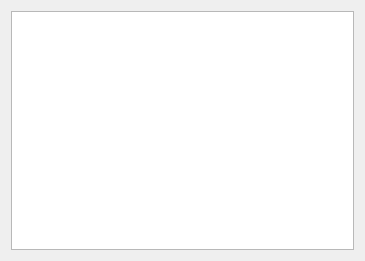
<?xml version="1.0" encoding="UTF-8"?>
<ui version="4.0">
 <class>MainWindow</class>
 <widget class="QMainWindow" name="MainWindow">
  <property name="geometry">
   <rect>
    <x>0</x>
    <y>0</y>
    <width>365</width>
    <height>261</height>
   </rect>
  </property>
  <property name="windowTitle">
   <string>Tree Model Test</string>
  </property>
  <widget class="QWidget" name="centralWidget">
   <layout class="QGridLayout" name="gridLayout">
    <item row="0" column="0">
     <widget class="TreeViewWidget" name="treeView">
      <property name="editTriggers">
       <set>QAbstractItemView::EditKeyPressed|QAbstractItemView::SelectedClicked</set>
      </property>
      <property name="alternatingRowColors">
       <bool>true</bool>
      </property>
     </widget>
    </item>
   </layout>
  </widget>
 </widget>
 <layoutdefault spacing="6" margin="11"/>
 <customwidgets>
  <customwidget>
   <class>TreeViewWidget</class>
   <extends>QTreeView</extends>
   <header>treeview_widget.h</header>
  </customwidget>
 </customwidgets>
 <resources/>
 <connections/>
</ui>
